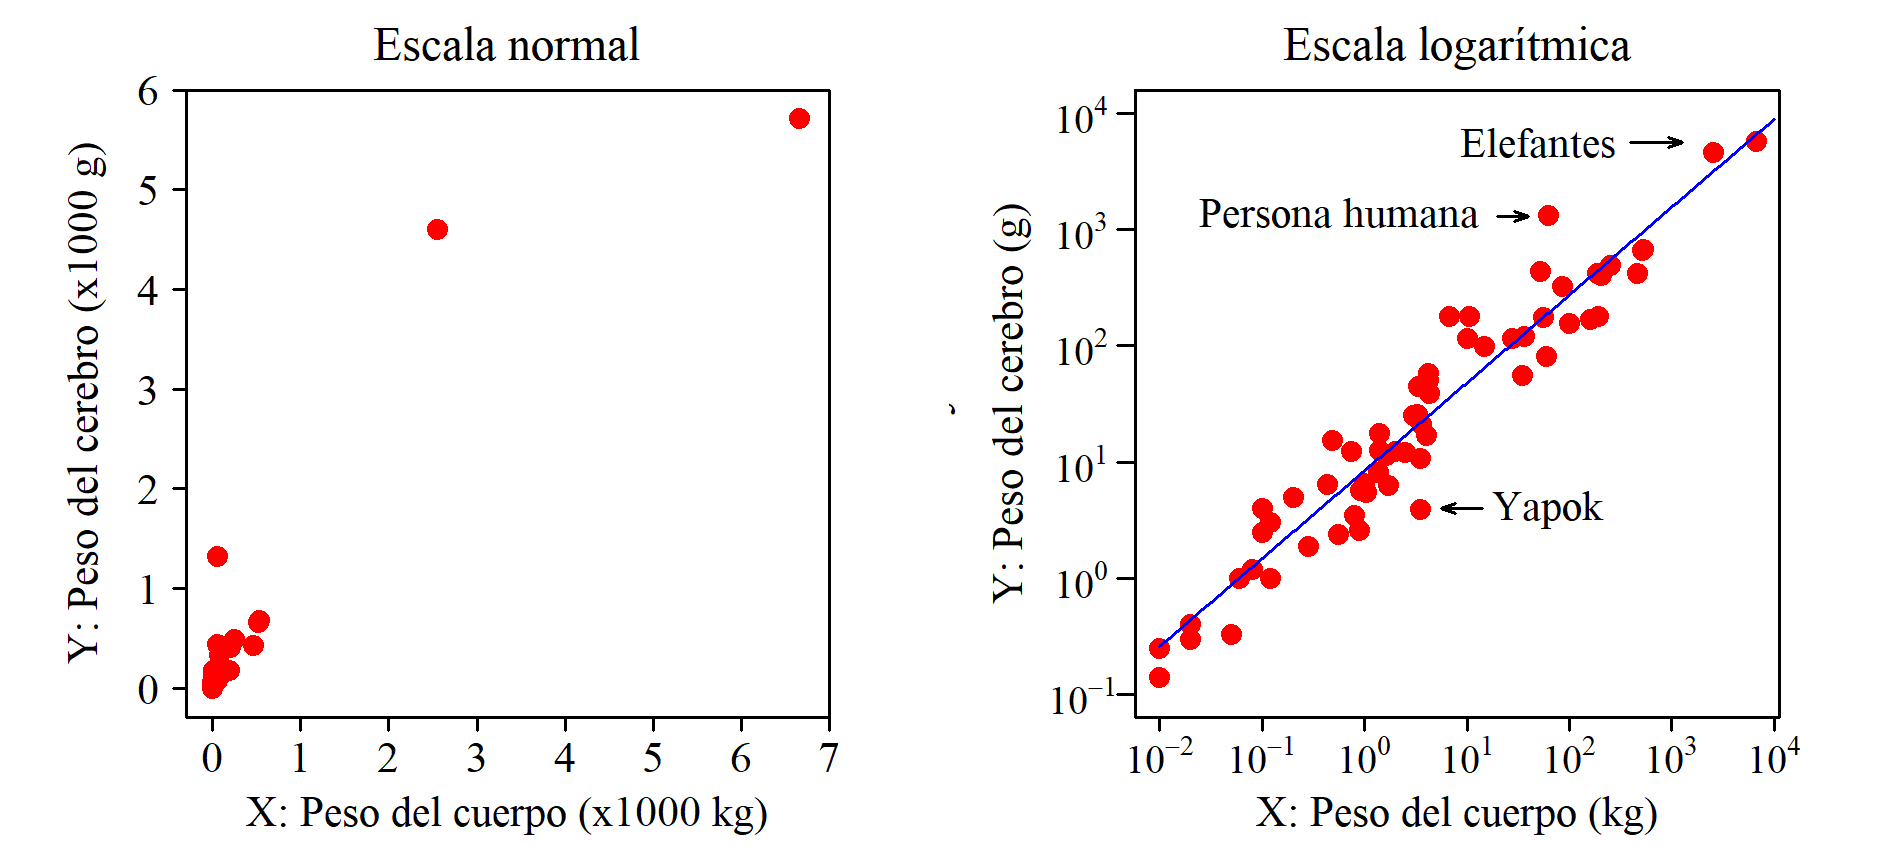

This chart was generated by the following R code:
library(latex2exp)
library(lattice)
library(latticeExtra)

png(file="130_brainBodyTransfo.png",width=1900, height=850, res = 300)

brainBody = read.csv2("brainBodyWeight.csv")
  
t= 0.85

par(mfrow=c(1,2), mar = c(2.2, 3.1, 1.5, 2), family = "serif")
x = brainBody$body/1000
y = brainBody$brain/1000
plot(x, y, xlim = c(-0.3, 7), ylim = c(-0.3, 6), xlab="", ylab="", pch = 19, col = "red", 
     cex = t, xaxt = "n", yaxt = "n", xaxs="i", yaxs="i")
axis(side=1, padj=-1.8, tck=-0.02, at=seq(0, 7, 1), cex.axis = t)
axis(side=2, hadj=-0.5, tck=-0.02, at=seq(0, 6, 1), cex.axis = t, las = 1)
#grid(8, 15, col = "lightgray", lty = "dotted")

mtext('X: Peso del cuerpo (x1000 kg)', side=1, line=1, cex=t, las=1)
mtext("Y: Peso del cerebro (x1000 g)", side=2, line=1.3, cex=t, las=0)
mtext("Escala normal", side=3, line=0.3, cex=t+0.1, las=0)

fit = lm(y ~ x)
b0 = summary(fit)$coefficients[1,1]
b1 = summary(fit)$coefficients[2,1]
xx = seq(155, 185, 0.1) 
yy = b0 + b1*xx
lines(xx, yy)



###################

x = log10(brainBody$body)
y = log10(brainBody$brain)

e1 = expression(10^-2)
e2 = expression(10^-1)
e3 = expression(10^0)
e4 = expression(10^1)
e5 = expression(10^2)
e6 = expression(10^3)
e7 = expression(10^4)
plot(x, y, xaxt = "n", yaxt = "n", pch = 19, col = "red", cex = t, ylim = c(-1, 4))
axis(side=1, at=seq(-2, 4, by=1), padj=-1.4, tck=-0.02, cex.axis=t-0.05, labels = c(e1, e2, e3, e4, e5, e6, e7))
axis(side=2, at=seq(-1, 4, by=1), hadj=0.4, tck=-0.03, cex.axis=t-0.05, labels = c(e2, e3, e4, e5, e6, e7), las =1)

mtext("Escala logarítmica", side=3, line=0.3, cex=t+0.1, las=0)
mtext('X: Peso del cuerpo (kg)', side=1, line=1, cex=t, las=1)
mtext("Y: Peso del cerebro (g)", side=2, line=1.7, cex=t, las=0)

text(1.7, 3.75, "Elefantes", cex = t-0.02)
arrows(2.6, 3.75, 3.1, 3.75, length = 0.05, angle = 20)

text(-0.25, 3.15, "Persona humana", cex = t-0.02)
arrows(2.6-1.3, 3.11, 3.1-1.5, 3.11, length = 0.05, angle = 20)

text(1.8, 0.6, "Yapok", cex = t-0.02)
arrows(1.15, 0.6, 0.75, 0.6, length = 0.05, angle = 20)

fit = lm(y ~ x)
b0 = summary(fit)$coefficients[1,1]
b1 = summary(fit)$coefficients[2,1]
xx = seq(-2, 4, 0.01) 
yy = b0 + b1*xx
lines(xx, yy, col = "blue")

dev.off()





